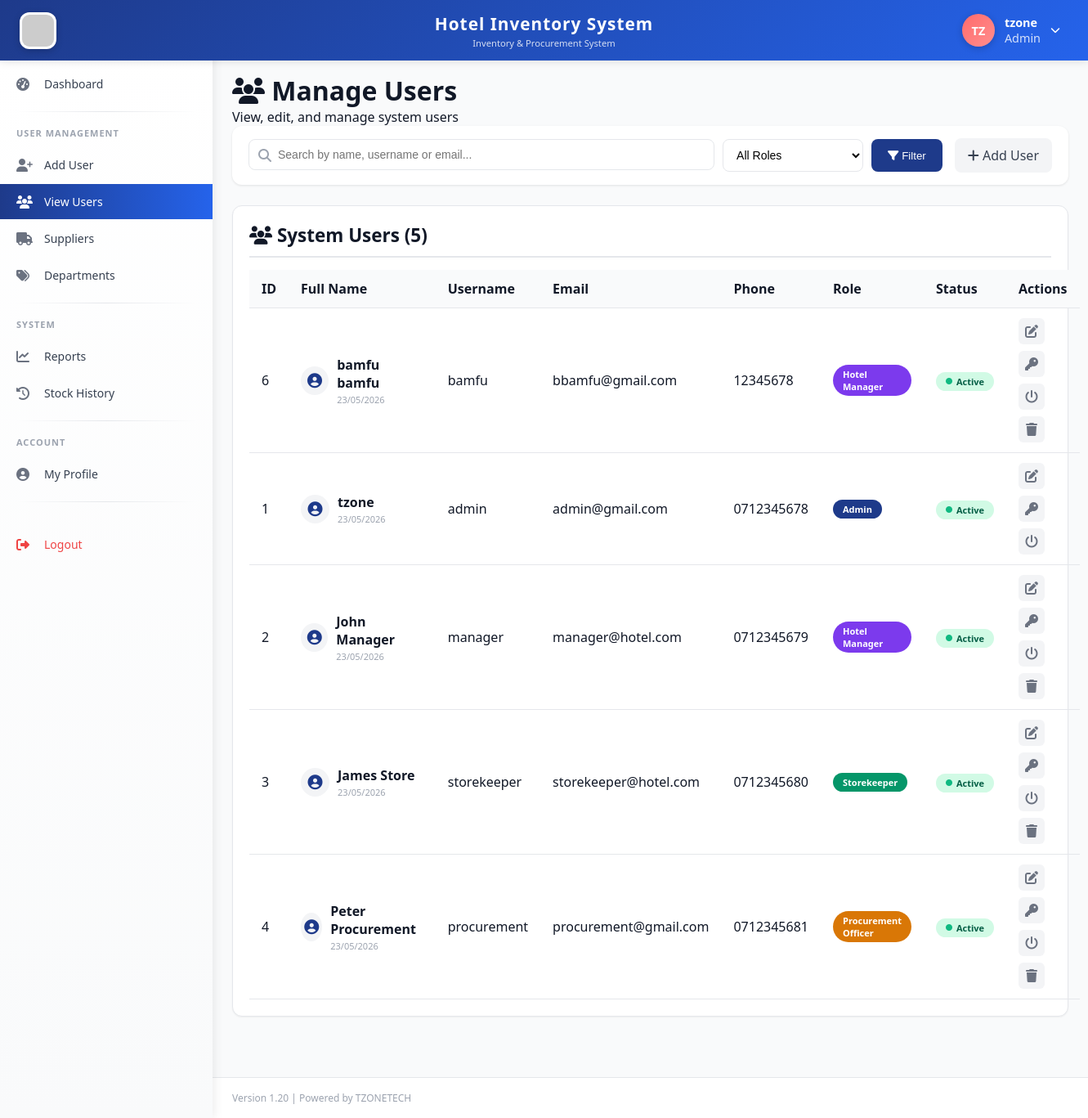
The app's page /admin/view_users.php (signed in) with its own data.
### tables this page shows
CREATE TABLE `users` (
  `id` int(11) NOT NULL,
  `fullname` varchar(100) NOT NULL,
  `username` varchar(50) NOT NULL,
  `password` varchar(255) NOT NULL,
  `email` varchar(100) NOT NULL,
  `phone` varchar(20) DEFAULT NULL,
  `role_id` int(11) NOT NULL,
  `status` enum('active','inactive') DEFAULT 'active',
  `created_at` timestamp NOT NULL DEFAULT current_timestamp(),
  `phone_verified` tinyint(4) DEFAULT 0,
  `reset_token` varchar(100) DEFAULT NULL,
  `reset_expires` datetime DEFAULT NULL,
  `profile_picture` varchar(255) DEFAULT NULL,
  `updated_at` timestamp NOT NULL DEFAULT current_timestamp() ON UPDATE current_timestamp()
);

CREATE TABLE `roles` (
  `id` int(11) NOT NULL,
  `role_name` varchar(50) NOT NULL,
  `created_at` timestamp NOT NULL DEFAULT current_timestamp()
);

### admin/view_users.php (the view, shortened to what this page needs)
<?php
require_once '../includes/auth_check.php';
$search = $_GET['search'] ?? '';
$sql = "SELECT u.*, r.role_name
        FROM users u
        JOIN roles r ON u.role_id = r.id
        WHERE 1=1";
$sql .= " ORDER BY u.created_at DESC";
$result = $db->query($sql);
$users = $result->fetch_all(MYSQLI_ASSOC);
include '../templates/header.php';
include '../templates/sidebar.php';
?>
<div class="main-content">
    <div class="page-header">
        <h1><i class="fas fa-users"></i> Manage Users</h1>
        <p>View, edit, and manage system users</p>
    </div>
    <div class="search-filter-bar animate-slideDown">
        <form method="GET" action="" class="search-form">
            <div class="search-box">
                <i class="fas fa-search"></i>
                <input type="text" name="search" placeholder="Search by name, username or email..." value="<?php echo htmlspecialchars($search); ?>">
            </div>
            <div class="filter-box">
                <select name="role" onchange="this.form.submit()">
                    <option value="">All Roles</option>
                </select>
            </div>
            <button type="submit" class="btn-search">
                <i class="fas fa-filter"></i> Filter
            </button>
        </form>
        <a href="add_user.php" class="btn-clear">
            <i class="fas fa-plus"></i> Add User
        </a>
    </div>
    <div class="card animate-fadeIn">
        <div class="card-header">
            <h3><i class="fas fa-users"></i> System Users (<?php echo count($users); ?>)</h3>
        </div>
        <div class="card-body">
            <div class="table-responsive">
                <table class="data-table">
                    <thead>
                        <tr>
                            <th>ID</th>
                            <th>Full Name</th>
                            <th>Username</th>
                            <th>Email</th>
                            <th>Phone</th>
                            <th>Role</th>
                            <th>Status</th>
                            <th>Actions</th>
                        </tr>
                    </thead>
                    <tbody>
                        <?php if(count($users) > 0): ?>
                            <?php foreach($users as $user): ?>
                                <tr class="user-row" data-id="<?php echo $user['id']; ?>">
                                    <td><?php echo $user['id']; ?></td>
                                    <td>
                                        <div class="user-name-cell">
                                            <div class="user-avatar-sm">
                                                <i class="fas fa-user-circle"></i>
                                            </div>
                                            <div>
                                                <strong><?php echo htmlspecialchars($user['fullname']); ?></strong>
                                                <div class="user-meta-sm"><?php echo date('d/m/Y', strtotime($user['created_at'])); ?></div>
                                            </div>
                                        </div>
                                    </td>
                                    <td><?php echo htmlspecialchars($user['username']); ?></td>
                                    <td><?php echo htmlspecialchars($user['email']); ?></td>
                                    <td><?php echo htmlspecialchars($user['phone'] ?? '-'); ?></td>
                                    <td>
                                        <span class="role-badge role-<?php echo strtolower(str_replace(' ', '-', $user['role_name'])); ?>">
                                            <?php echo $user['role_name']; ?>
                                        </span>
                                    </td>
                                    <td>
                                        <span class="status-badge status-<?php echo $user['status']; ?>">
                                            <i class="fas <?php echo $user['status'] == 'active' ? 'fa-circle' : 'fa-circle'; ?>"></i>
                                            <?php echo ucfirst($user['status']); ?>
                                        </span>
                                    </td>
                                    <td>
                                        <div class="action-buttons">
                                            <a href="edit_user.php?id=<?php echo $user['id']; ?>" class="btn-icon edit" title="Edit User">
                                                <i class="fas fa-edit"></i>
                                            </a>
                                            <a href="reset_password.php?id=<?php echo $user['id']; ?>" class="btn-icon key" title="Reset Password">
                                                <i class="fas fa-key"></i>
                                            </a>
                                            <a href="?toggle=<?php echo $user['id']; ?>" class="btn-icon toggle" title="Toggle Status">
                                                <i class="fas fa-power-off"></i>
                                            </a>
                                            <?php if($user['id'] != $_SESSION['user_id']): ?>
                                                <a href="?delete=<?php echo $user['id']; ?>" class="btn-icon delete" title="Delete User" onclick="return confirmDelete('<?php echo addslashes($user['fullname']); ?>')">
                                                    <i class="fas fa-trash"></i>
                                                </a>
                                            <?php endif; ?>
                                        </div>
                                    </td>
                                </tr>
                            <?php endforeach; ?>
                        <?php endif; ?>
                    </tbody>
                </table>
            </div>
        </div>
    </div>
</div>
<?php include '../templates/footer.php'; ?>

### templates/header.php (shortened to what this page needs)
<!DOCTYPE html>
<html lang="en">
<head>
    <link rel="stylesheet" href="https://cdnjs.cloudflare.com/ajax/libs/font-awesome/6.4.0/css/all.min.css">
    <link rel="stylesheet" href="<?php echo APP_URL; ?>/assets/css/style.css">
</head>
<body>
    <div class="top-header">
        <div class="header-left">
            <img src="<?php echo APP_URL; ?>/assets/images/hotel.jpg" alt="Hotel Logo" class="logo-img" onerror="this.src='https://via.placeholder.com/45x45?text=H'">
        </div>
        <div class="header-center">
            <div class="app-title"><?php echo APP_NAME; ?></div>
            <div class="app-subtitle">Inventory & Procurement System</div>
        </div>
        <div class="header-right">
            <div class="user-info" id="userInfoBtn">
                <div class="user-avatar-circle" id="userAvatar">
                    <?php
                    $user_id = $_SESSION['user_id'] ?? 0;
                    $profile_pic = '';
                    $fullname = $_SESSION['fullname'] ?? 'User';
                    if ($user_id > 0 && isset($db)) {
                        $pic_sql = "SELECT profile_picture, fullname FROM users WHERE id = ?";
                        $pic_stmt = $db->prepare($pic_sql);
                        $pic_stmt->bind_param("i", $user_id);
                        $pic_stmt->execute();
                        $pic_result = $pic_stmt->get_result();
                        if ($pic_row = $pic_result->fetch_assoc()) {
                            $profile_pic = $pic_row['profile_picture'];
                            $fullname = $pic_row['fullname'];
                        }
                    }
                    $profile_pic_path = '';
                    if ($profile_pic_path && !empty($profile_pic)):
                    ?>
                        <img src="<?php echo $profile_pic_path; ?>?t=<?php echo time(); ?>" alt="Profile" id="headerProfileImg">
                    <?php else:
                        $name_parts = explode(' ', $fullname);
                        $initial = strtoupper(substr($name_parts[0], 0, 1));
                        if (isset($name_parts[1])) {
                            $initial .= strtoupper(substr($name_parts[1], 0, 1));
                        } else if (strlen($name_parts[0]) > 1) {
                            $initial .= strtoupper(substr($name_parts[0], 1, 1));
                        } else {
                            $initial .= strtoupper(substr($fullname, 0, 1));
                        }
                    ?>
                        <span id="headerInitials"><?php echo $initial; ?></span>
                    <?php endif; ?>
                </div>
                <div class="user-details">
                    <span class="user-name" id="headerUserName"><?php echo htmlspecialchars($fullname); ?></span>
                    <span class="user-role"><?php echo $_SESSION['role'] ?? 'Guest'; ?></span>
                </div>
                <i class="fas fa-chevron-down" style="font-size: 12px;"></i>
            </div>
        </div>
    </div>

### assets/css/style.css (style rules this page uses)
:root { --primary-dark: #1E3A8A; --primary-light: #2563EB; --accent: #FF6B6B; --accent-dark: #e55a5a; --bg-light: #F9FAFB; --white: #FFFFFF; --text-dark: #111827; --text-muted: #6B7280; --border: #E5E7EB; --shadow-sm: 0 1px 2px 0 rgba(0, 0, 0, 0.05); --shadow-md: 0 4px 6px -1px rgba(0, 0, 0, 0.1); --shadow-lg: 0 10px 15px -3px rgba(0, 0, 0, 0.1); --success: #10B981; --warning: #F59E0B; --danger: #EF4444; --info: #3B82F6; }
* { margin: 0; padding: 0; box-sizing: border-box; }
body { font-family: 'Segoe UI', Tahoma, Geneva, Verdana, sans-serif; background: var(--bg-light); color: var(--text-dark); }
.top-header { background: var(--primary-dark); color: white; padding: 12px 24px; position: fixed; top: 0; left: 0; right: 0; z-index: 1000; display: flex; justify-content: space-between; align-items: center; box-shadow: var(--shadow-md); }
.user-info { display: flex; align-items: center; gap: 20px; }
.user-info span { font-size: 0.9rem; }
.main-content { margin-left: 260px; margin-top: 65px; padding: 24px; min-height: calc(100vh - 65px); }
.card { background: var(--white); border-radius: 12px; box-shadow: var(--shadow-sm); padding: 20px; margin-bottom: 20px; border: 1px solid var(--border); }
.card-header { font-size: 1.2rem; font-weight: 600; margin-bottom: 15px; padding-bottom: 10px; border-bottom: 2px solid var(--border); }
.data-table { width: 100%; border-collapse: collapse; }
.data-table thead { background: var(--bg-light); }
.data-table th, .data-table td { padding: 12px 15px; text-align: left; border-bottom: 1px solid var(--border); }
.data-table th { font-weight: 600; color: var(--text-dark); }

### templates/header.php (style rules this page uses)
* { margin: 0; padding: 0; box-sizing: border-box; }
body { font-family: 'Segoe UI', Tahoma, Geneva, Verdana, sans-serif; background: #F9FAFB; color: #111827; }
.top-header { background: linear-gradient(135deg, #1E3A8A 0%, #2563EB 100%); color: white; padding: 12px 24px; position: fixed; top: 0; left: 0; right: 0; z-index: 1000; display: flex; justify-content: space-between; align-items: center; box-shadow: 0 2px 10px rgba(0,0,0,0.1); }
.header-left { display: flex; align-items: center; gap: 15px; min-width: 200px; }
.logo-img { width: 45px; height: 45px; border-radius: 12px; object-fit: cover; box-shadow: 0 2px 8px rgba(0,0,0,0.2); background: white; padding: 3px; }
.header-center { flex: 1; text-align: center; }
.app-title { font-size: 1.3rem; font-weight: 700; letter-spacing: 1px; }
.app-subtitle { font-size: 0.7rem; opacity: 0.8; margin-top: 2px; }
.header-right { display: flex; align-items: center; gap: 20px; min-width: 200px; justify-content: flex-end; }
.user-info { display: flex; align-items: center; gap: 12px; cursor: pointer; position: relative; padding: 5px 10px; border-radius: 40px; transition: background 0.3s; }
.user-avatar-circle { width: 40px; height: 40px; border-radius: 50%; background: linear-gradient(135deg, #FF6B6B, #ff8e8e); display: flex; align-items: center; justify-content: center; font-weight: 700; font-size: 18px; color: white; text-transform: uppercase; box-shadow: 0 2px 8px rgba(0,0,0,0.2); overflow: hidden; }
.user-details { display: flex; flex-direction: column; }
.user-name { font-size: 14px; font-weight: 600; }
.user-role { font-size: 11px; opacity: 0.8; }
.main-content { margin-left: 260px; margin-top: 65px; padding: 24px; min-height: calc(100vh - 65px); }

### templates/sidebar.php (style rules this page uses)
.role-badge { background: #FF6B6B; padding: 4px 12px; border-radius: 20px; font-size: 12px; font-weight: 500; }

### templates/footer.php (style rules this page uses)
.card { transition: transform 0.2s, box-shadow 0.2s; }

### records on screen
users: fullname "TZ", fullname "tzone", id "1", created_at "23/05/2026", username "admin", email "admin@gmail.com", phone "0712345678", role.role_name "Admin", status "Active"
users: id "6", fullname "bamfu bamfu", created_at "23/05/2026", username "bamfu", email "bbamfu@gmail.com", phone "12345678", role.role_name "Hotel Manager", status "Active"
users: id "2", fullname "John Manager", created_at "23/05/2026", username "manager", email "manager@hotel.com", phone "0712345679", role.role_name "Hotel Manager", status "Active"
users: id "3", fullname "James Store", created_at "23/05/2026", username "storekeeper", email "storekeeper@hotel.com", phone "0712345680", role.role_name "Storekeeper", status "Active"
users: id "4", fullname "Peter Procurement", created_at "23/05/2026", username "procurement", email "procurement@gmail.com", phone "0712345681", role.role_name "Procurement Officer", status "Active"

### other values on screen
APP_NAME "Hotel Inventory System"
$_SESSION['role'] "Admin"
count($users) "5"
